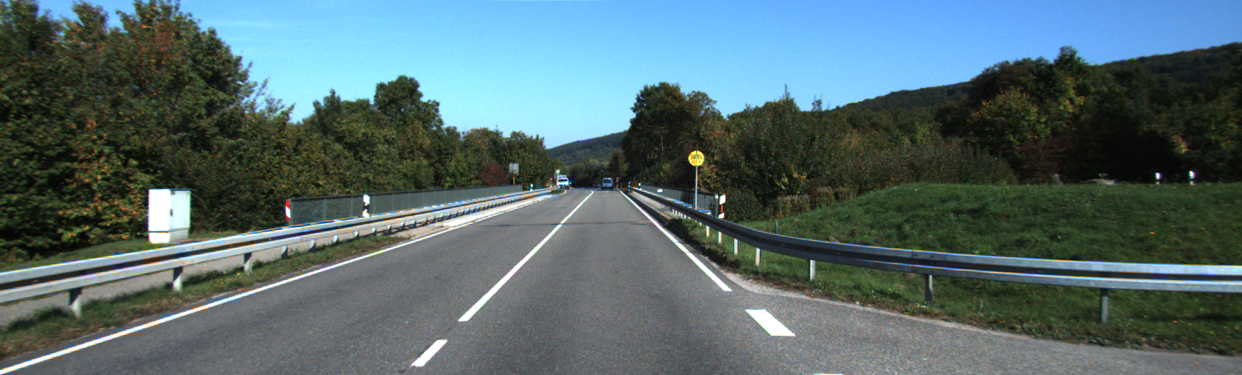
//> input picture street_scene.png, 1242 x 375 px
$ ./task1   (built with g++ and OpenCV 4)
//> lines starting //> are read from the running program, lines starting //| are printed output that depends on the picture
//> further down, src is the input picture: 375 rows x 1242 cols, CV_8UC3; mean B, G, R 109, 106.5, 85.4
#include <opencv2/highgui.hpp>
#include <opencv2/imgproc.hpp>
#include <iostream>

using namespace cv;

// GLOBAL VARIABLES
std::string window_name = "Edge Map";
const int max_lowThreshold = 100;
int lowThreshold = 0;
const int kernel_size = 7;

Mat src, src_gray;
Mat dst, detected_edges;

static void CannyThreshold(int pos, void *user)
{
//> called with pos = 0
    cvtColor(src, src_gray, COLOR_BGR2GRAY);
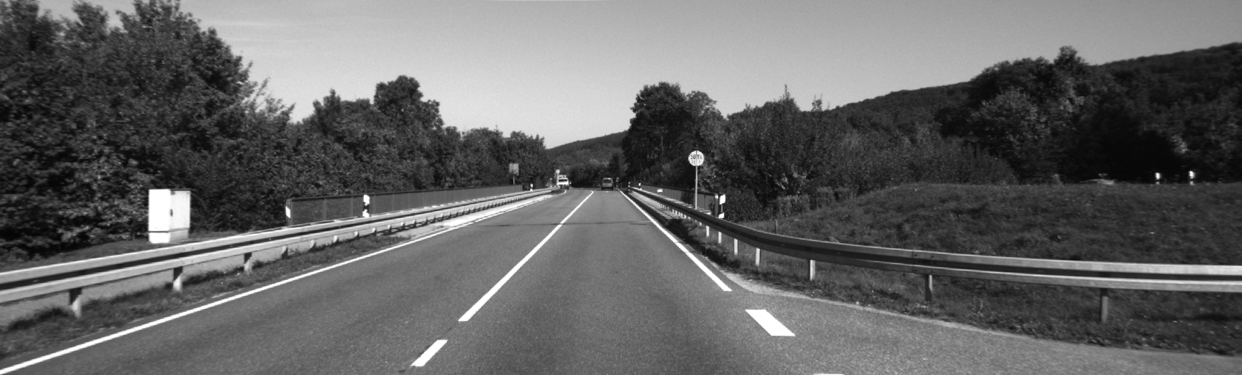
//> src_gray: 375 rows x 1242 cols, CV_8UC1; min 4, max 255, mean 100.5
    GaussianBlur(src_gray, dst, Size(kernel_size, kernel_size), 0, 0);
    Canny(dst, detected_edges, lowThreshold, max_lowThreshold);
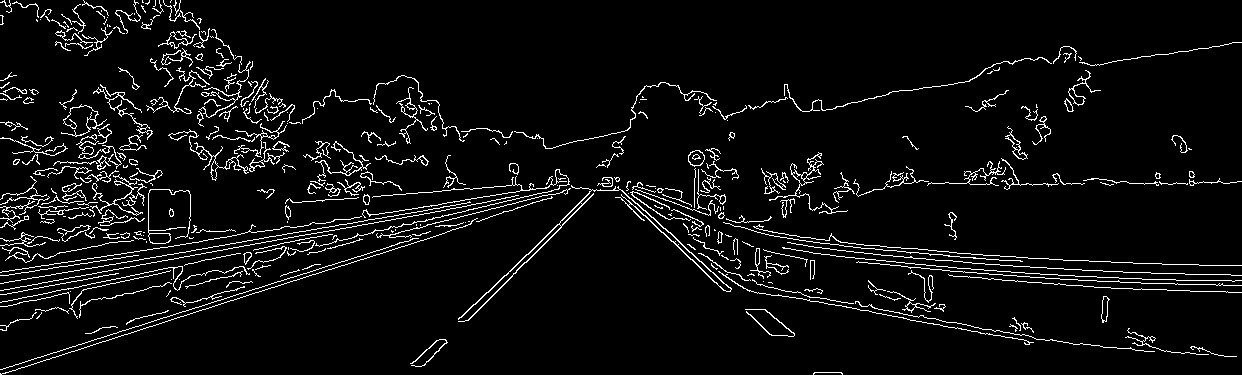
//> detected_edges: 375 rows x 1242 cols, CV_8UC1; 5.4% white in thin lines or dots
    dst = Scalar::all(0);
    src.copyTo(dst, detected_edges);
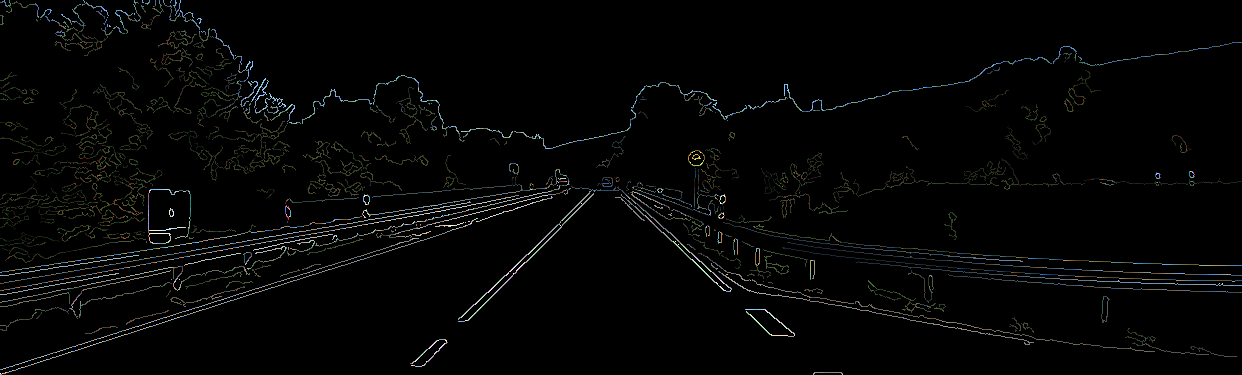
//> dst: 375 rows x 1242 cols, CV_8UC3; mean B, G, R 4.8, 5.2, 4.6
    imshow(window_name, dst);
}

// MAIN
int main(int argc, char **argv)
{
    /*   struct userdata
     {
         int th;
     } data;
 */
    src = imread("../street_scene.png", IMREAD_COLOR);
    dst.create(src.size(), src.type());

    namedWindow(window_name, WINDOW_AUTOSIZE);
    createTrackbar("Min Threshold:", window_name, &lowThreshold, max_lowThreshold, CannyThreshold);

    CannyThreshold(0, 0);

    waitKey(0);
    return 0;
}
